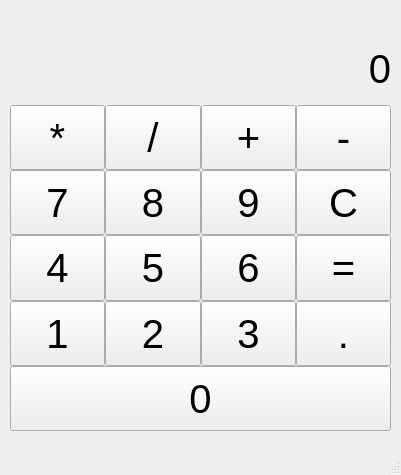
<?xml version="1.0" encoding="UTF-8"?>
<ui version="4.0">
 <class>MainWindow</class>
 <widget class="QMainWindow" name="MainWindow">
  <property name="geometry">
   <rect>
    <x>0</x>
    <y>0</y>
    <width>401</width>
    <height>475</height>
   </rect>
  </property>
  <property name="sizePolicy">
   <sizepolicy hsizetype="Fixed" vsizetype="Fixed">
    <horstretch>0</horstretch>
    <verstretch>0</verstretch>
   </sizepolicy>
  </property>
  <property name="windowTitle">
   <string>Calc</string>
  </property>
  <widget class="QWidget" name="centralwidget">
   <widget class="QWidget" name="verticalLayoutWidget">
    <property name="geometry">
     <rect>
      <x>10</x>
      <y>10</y>
      <width>381</width>
      <height>421</height>
     </rect>
    </property>
    <layout class="QVBoxLayout" name="verticalLayout">
     <item>
      <widget class="QLabel" name="ui_formula">
       <property name="sizePolicy">
        <sizepolicy hsizetype="Expanding" vsizetype="Fixed">
         <horstretch>0</horstretch>
         <verstretch>0</verstretch>
        </sizepolicy>
       </property>
       <property name="minimumSize">
        <size>
         <width>0</width>
         <height>20</height>
        </size>
       </property>
       <property name="maximumSize">
        <size>
         <width>16777215</width>
         <height>16777215</height>
        </size>
       </property>
       <property name="font">
        <font>
         <pointsize>15</pointsize>
         <bold>false</bold>
        </font>
       </property>
       <property name="text">
        <string/>
       </property>
       <property name="textFormat">
        <enum>Qt::PlainText</enum>
       </property>
       <property name="alignment">
        <set>Qt::AlignRight|Qt::AlignTrailing|Qt::AlignVCenter</set>
       </property>
      </widget>
     </item>
     <item>
      <widget class="QLabel" name="ui_input">
       <property name="sizePolicy">
        <sizepolicy hsizetype="Expanding" vsizetype="Fixed">
         <horstretch>0</horstretch>
         <verstretch>0</verstretch>
        </sizepolicy>
       </property>
       <property name="minimumSize">
        <size>
         <width>0</width>
         <height>60</height>
        </size>
       </property>
       <property name="maximumSize">
        <size>
         <width>16777215</width>
         <height>16777215</height>
        </size>
       </property>
       <property name="font">
        <font>
         <pointsize>30</pointsize>
         <bold>false</bold>
        </font>
       </property>
       <property name="autoFillBackground">
        <bool>false</bool>
       </property>
       <property name="text">
        <string>0</string>
       </property>
       <property name="textFormat">
        <enum>Qt::PlainText</enum>
       </property>
       <property name="alignment">
        <set>Qt::AlignRight|Qt::AlignTrailing|Qt::AlignVCenter</set>
       </property>
      </widget>
     </item>
     <item>
      <layout class="QGridLayout" name="gridLayout">
       <property name="leftMargin">
        <number>0</number>
       </property>
       <property name="topMargin">
        <number>0</number>
       </property>
       <property name="spacing">
        <number>0</number>
       </property>
       <item row="2" column="1">
        <widget class="QPushButton" name="ui_num5">
         <property name="sizePolicy">
          <sizepolicy hsizetype="Expanding" vsizetype="Expanding">
           <horstretch>0</horstretch>
           <verstretch>0</verstretch>
          </sizepolicy>
         </property>
         <property name="font">
          <font>
           <pointsize>30</pointsize>
          </font>
         </property>
         <property name="text">
          <string>5</string>
         </property>
        </widget>
       </item>
       <item row="1" column="2">
        <widget class="QPushButton" name="ui_num9">
         <property name="sizePolicy">
          <sizepolicy hsizetype="Expanding" vsizetype="Expanding">
           <horstretch>0</horstretch>
           <verstretch>0</verstretch>
          </sizepolicy>
         </property>
         <property name="font">
          <font>
           <pointsize>30</pointsize>
          </font>
         </property>
         <property name="text">
          <string>9</string>
         </property>
        </widget>
       </item>
       <item row="2" column="0">
        <widget class="QPushButton" name="ui_num4">
         <property name="sizePolicy">
          <sizepolicy hsizetype="Expanding" vsizetype="Expanding">
           <horstretch>0</horstretch>
           <verstretch>0</verstretch>
          </sizepolicy>
         </property>
         <property name="font">
          <font>
           <pointsize>30</pointsize>
          </font>
         </property>
         <property name="text">
          <string>4</string>
         </property>
        </widget>
       </item>
       <item row="3" column="2">
        <widget class="QPushButton" name="ui_num3">
         <property name="sizePolicy">
          <sizepolicy hsizetype="Expanding" vsizetype="Expanding">
           <horstretch>0</horstretch>
           <verstretch>0</verstretch>
          </sizepolicy>
         </property>
         <property name="font">
          <font>
           <pointsize>30</pointsize>
          </font>
         </property>
         <property name="text">
          <string>3</string>
         </property>
        </widget>
       </item>
       <item row="1" column="1">
        <widget class="QPushButton" name="ui_num8">
         <property name="sizePolicy">
          <sizepolicy hsizetype="Expanding" vsizetype="Expanding">
           <horstretch>0</horstretch>
           <verstretch>0</verstretch>
          </sizepolicy>
         </property>
         <property name="font">
          <font>
           <pointsize>30</pointsize>
          </font>
         </property>
         <property name="text">
          <string>8</string>
         </property>
        </widget>
       </item>
       <item row="1" column="0">
        <widget class="QPushButton" name="ui_num7">
         <property name="sizePolicy">
          <sizepolicy hsizetype="Expanding" vsizetype="Expanding">
           <horstretch>0</horstretch>
           <verstretch>0</verstretch>
          </sizepolicy>
         </property>
         <property name="font">
          <font>
           <pointsize>30</pointsize>
          </font>
         </property>
         <property name="text">
          <string>7</string>
         </property>
        </widget>
       </item>
       <item row="3" column="1">
        <widget class="QPushButton" name="ui_num2">
         <property name="sizePolicy">
          <sizepolicy hsizetype="Expanding" vsizetype="Expanding">
           <horstretch>0</horstretch>
           <verstretch>0</verstretch>
          </sizepolicy>
         </property>
         <property name="font">
          <font>
           <pointsize>30</pointsize>
          </font>
         </property>
         <property name="text">
          <string>2</string>
         </property>
        </widget>
       </item>
       <item row="3" column="0">
        <widget class="QPushButton" name="ui_num1">
         <property name="sizePolicy">
          <sizepolicy hsizetype="Expanding" vsizetype="Expanding">
           <horstretch>0</horstretch>
           <verstretch>0</verstretch>
          </sizepolicy>
         </property>
         <property name="font">
          <font>
           <pointsize>30</pointsize>
          </font>
         </property>
         <property name="text">
          <string>1</string>
         </property>
        </widget>
       </item>
       <item row="2" column="2">
        <widget class="QPushButton" name="ui_num6">
         <property name="sizePolicy">
          <sizepolicy hsizetype="Expanding" vsizetype="Expanding">
           <horstretch>0</horstretch>
           <verstretch>0</verstretch>
          </sizepolicy>
         </property>
         <property name="font">
          <font>
           <pointsize>30</pointsize>
          </font>
         </property>
         <property name="text">
          <string>6</string>
         </property>
        </widget>
       </item>
       <item row="4" column="0" colspan="4">
        <widget class="QPushButton" name="ui_num0">
         <property name="sizePolicy">
          <sizepolicy hsizetype="Expanding" vsizetype="Expanding">
           <horstretch>0</horstretch>
           <verstretch>0</verstretch>
          </sizepolicy>
         </property>
         <property name="font">
          <font>
           <pointsize>30</pointsize>
          </font>
         </property>
         <property name="text">
          <string>0</string>
         </property>
        </widget>
       </item>
       <item row="0" column="0">
        <widget class="QPushButton" name="ui_div">
         <property name="sizePolicy">
          <sizepolicy hsizetype="Expanding" vsizetype="Expanding">
           <horstretch>0</horstretch>
           <verstretch>0</verstretch>
          </sizepolicy>
         </property>
         <property name="font">
          <font>
           <pointsize>30</pointsize>
          </font>
         </property>
         <property name="text">
          <string>*</string>
         </property>
        </widget>
       </item>
       <item row="0" column="1">
        <widget class="QPushButton" name="ui_mul">
         <property name="sizePolicy">
          <sizepolicy hsizetype="Expanding" vsizetype="Expanding">
           <horstretch>0</horstretch>
           <verstretch>0</verstretch>
          </sizepolicy>
         </property>
         <property name="font">
          <font>
           <pointsize>30</pointsize>
          </font>
         </property>
         <property name="text">
          <string>/</string>
         </property>
        </widget>
       </item>
       <item row="0" column="2">
        <widget class="QPushButton" name="ui_plus">
         <property name="sizePolicy">
          <sizepolicy hsizetype="Expanding" vsizetype="Expanding">
           <horstretch>0</horstretch>
           <verstretch>0</verstretch>
          </sizepolicy>
         </property>
         <property name="font">
          <font>
           <pointsize>30</pointsize>
          </font>
         </property>
         <property name="text">
          <string>+</string>
         </property>
        </widget>
       </item>
       <item row="0" column="3">
        <widget class="QPushButton" name="ui_minus">
         <property name="sizePolicy">
          <sizepolicy hsizetype="Expanding" vsizetype="Expanding">
           <horstretch>0</horstretch>
           <verstretch>0</verstretch>
          </sizepolicy>
         </property>
         <property name="font">
          <font>
           <pointsize>30</pointsize>
          </font>
         </property>
         <property name="text">
          <string>-</string>
         </property>
        </widget>
       </item>
       <item row="1" column="3">
        <widget class="QPushButton" name="ui_clear">
         <property name="sizePolicy">
          <sizepolicy hsizetype="Expanding" vsizetype="Expanding">
           <horstretch>0</horstretch>
           <verstretch>0</verstretch>
          </sizepolicy>
         </property>
         <property name="font">
          <font>
           <pointsize>30</pointsize>
          </font>
         </property>
         <property name="text">
          <string>C</string>
         </property>
        </widget>
       </item>
       <item row="2" column="3">
        <widget class="QPushButton" name="ui_result">
         <property name="sizePolicy">
          <sizepolicy hsizetype="Expanding" vsizetype="Expanding">
           <horstretch>0</horstretch>
           <verstretch>0</verstretch>
          </sizepolicy>
         </property>
         <property name="font">
          <font>
           <pointsize>30</pointsize>
          </font>
         </property>
         <property name="text">
          <string>=</string>
         </property>
        </widget>
       </item>
       <item row="3" column="3">
        <widget class="QPushButton" name="ui_decimal_point">
         <property name="sizePolicy">
          <sizepolicy hsizetype="Expanding" vsizetype="Expanding">
           <horstretch>0</horstretch>
           <verstretch>0</verstretch>
          </sizepolicy>
         </property>
         <property name="font">
          <font>
           <pointsize>30</pointsize>
          </font>
         </property>
         <property name="text">
          <string>.</string>
         </property>
        </widget>
       </item>
      </layout>
     </item>
    </layout>
   </widget>
  </widget>
  <widget class="QMenuBar" name="menubar">
   <property name="geometry">
    <rect>
     <x>0</x>
     <y>0</y>
     <width>401</width>
     <height>22</height>
    </rect>
   </property>
  </widget>
  <widget class="QStatusBar" name="statusbar"/>
 </widget>
 <resources/>
 <connections/>
</ui>
